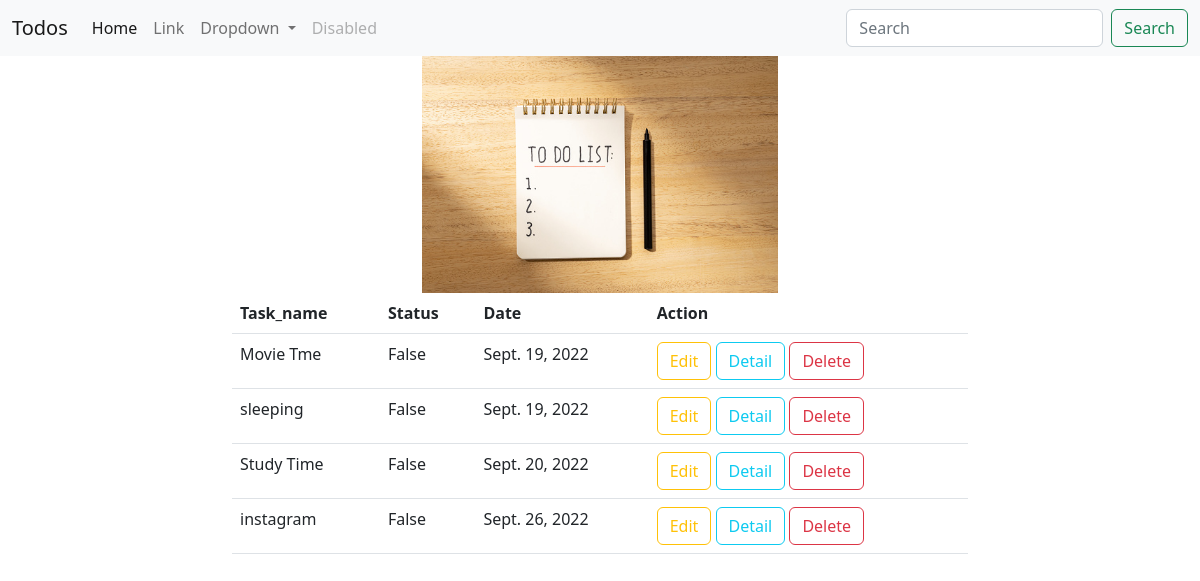
The app's page /todos/all (signed in) with its own data.
### todoapp/models.py (models this page shows, shortened)
class Todos(models.Model):
    task_name=models.CharField(max_length=120)
    user=models.ForeignKey(User,on_delete=models.CASCADE)
    status=models.BooleanField(default=False)
    created_date=models.DateField(auto_now_add=True)

### todoapp/views.py (the view)
# urls.py: path("todos/all",views.TodoListView.as_view(),name="todos-list"),
@method_decorator(signin_required,name="dispatch")
class TodoListView(ListView):
    model=Todos
    context_object_name="todos"
    template_name="todolist.html"
    def get_queryset(self):
        return Todos.objects.filter(user=self.request.user)

### todoapp/templates/todolist.html (shortened to what this page needs)
{%extends 'base.html'%}
{%block body_block%}
{%load static%}
<div class="container">
    <div class="row">
        <div class="col-4"></div>
        <div class="col-4">
                        <img src="{%static 'images/todolist.jpg'%}" width="100%">
        </div>
        <div class="col-4"></div>
    </div>
    <div class="row">
        <div class="col-2"></div>
        <div class="col-8">
            {%if todos%}
            <table class="table">
                <tr>
                    <th>Task_name</th>
                    <th>Status</th>
                    <th>Date</th>
                    <th>Action</th>
                </tr>
                {%for todo in todos%}
                <tr>
                    <td>{{todo.task_name}}</td>
                    <td>{{todo.status}}</td>
                    <td>{{todo.created_date}}</td>
                    <td>
                        <a href="{%url 'edit-todo' todo.id%}" class="btn btn-outline-warning">Edit</a>
                        <a href="{%url 'todo-detail' todo.id %}" class="btn btn-outline-info">Detail</a>
                        <a href="{%url 'remove-todo' todo.id %}" class="btn btn-outline-danger">Delete</a>
                    </td>
                </tr>
                {%endfor%}
            </table>
            {%else%}
            <h2 class="text-danger">No Todos</h2>
            {%endif%}
        </div>
    </div>
</div>
{%endblock%}

### todoapp/templates/base.html (shortened to what this page needs)
<!DOCTYPE html>
<html lang="en">
<head>
    <link href="https://cdn.jsdelivr.net/npm/bootstrap@5.2.1/dist/css/bootstrap.min.css" rel="stylesheet"
>
</head>
<body>
<nav class="navbar navbar-expand-lg bg-light " >
    <div class="container-fluid">
        <a class="navbar-brand" href="#">Todos</a>
        <div class="collapse navbar-collapse" id="navbarSupportedContent">
            <ul class="navbar-nav me-auto mb-2 mb-lg-0">
                <li class="nav-item">
                    <a class="nav-link active" aria-current="page" href="#">Home</a>
                </li>
                <li class="nav-item">
                    <a class="nav-link" href="#">Link</a>
                </li>
                <li class="nav-item dropdown">
                    <a class="nav-link dropdown-toggle" href="#" role="button" data-bs-toggle="Action"
                       aria-expanded="false">
                        Dropdown
                    </a>
                </li>
                <li class="nav-item">
                    <a class="nav-link disabled">Disabled</a>
                </li>
            </ul>
            <form class="d-flex" role="search">
                <input class="form-control me-2" type="search" placeholder="Search" aria-label="Search">
                <button class="btn btn-outline-success" type="submit">Search</button>
            </form>
        </div>
    </div>
</nav>
{%block body_block%}
{%endblock%}
</body>
</html>

### records on screen
Todos: task_name "Movie Tme", status "False", created_date "Sept. 19, 2022"
Todos: task_name "sleeping", status "False", created_date "Sept. 19, 2022"
Todos: task_name "Study Time", status "False", created_date "Sept. 20, 2022"
Todos: task_name "instagram", status "False", created_date "Sept. 26, 2022"
